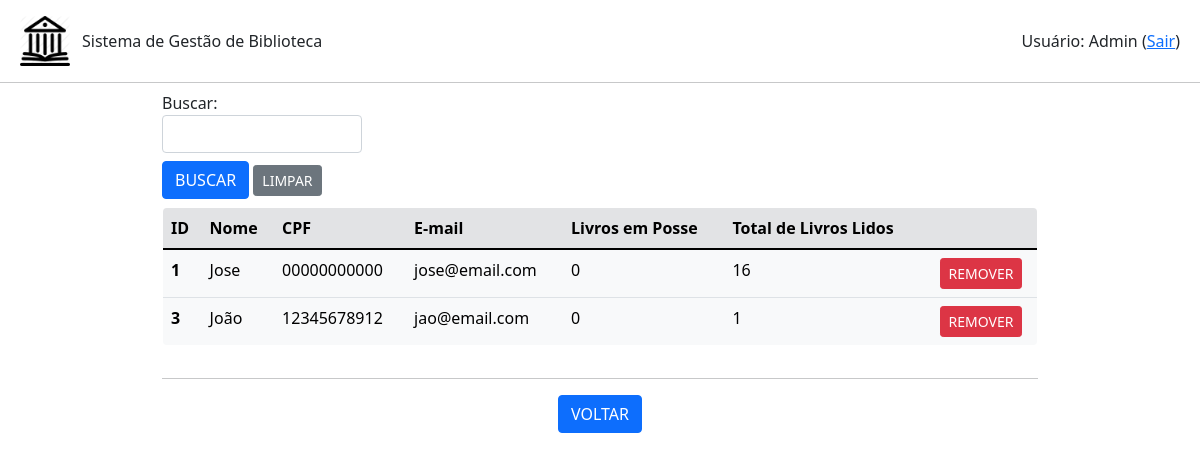
Page /ficha/listar (signed in) on the earlier database version.
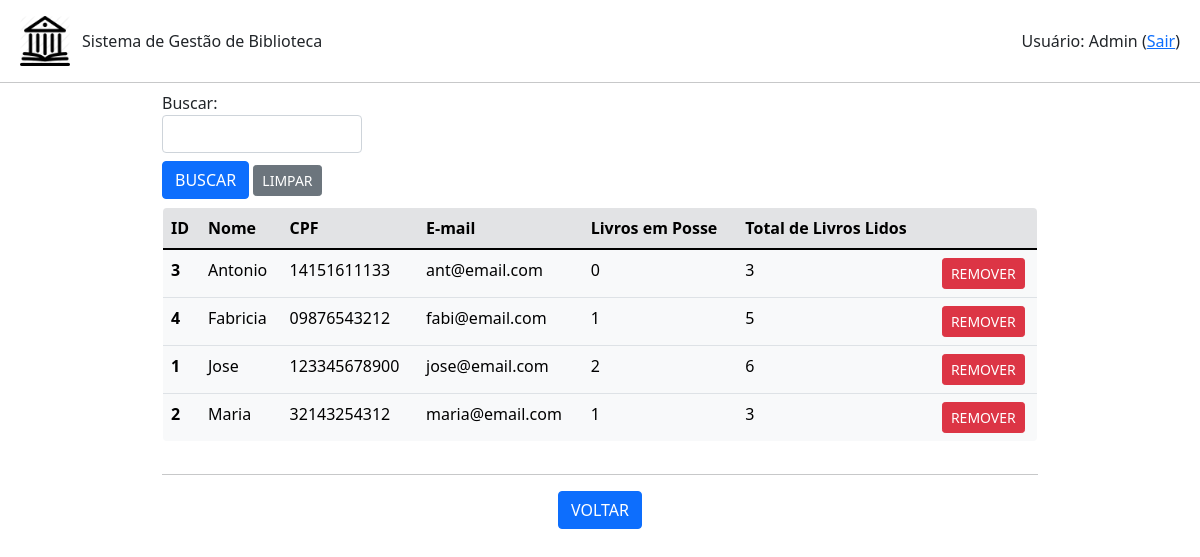
Same page on the later database version.
### ficha.py (models this page shows, shortened)
class Ficha(db.Model):
    id = db.Column(db.Integer, primary_key=True)
    nome = db.Column(db.String(200), unique=False, nullable=False)
    cpf = db.Column(db.String(20), unique=True, nullable=False)
    email = db.Column(db.String(120), unique=True, nullable=False)
    ativo = db.Column(db.Boolean(), default=False)
    qtdLivros = db.Column(db.Integer, unique=False, nullable=False)
    totalLivros = db.Column(db.Integer, unique=False, nullable=False)
    emprestimo = db.relationship('Emprestimo', backref='ficha', lazy=True)

### app.py (the view, shortened to what this page needs)
@app.route('/ficha/listar', methods=['POST','GET'])
def listar_fichas():
    if session.get('autenticado',False)==False:
        flash(u'Login necessário!', category='warning')
        return(redirect(url_for('login')))
    form = BuscaForm()
    fichas = Ficha.query.order_by(Ficha.nome).all()
    return(render_template('fichas.html', fichas=fichas, form=form, action=url_for('listar_fichas')))

### formBusca.py
class BuscaForm(FlaskForm):
    campo = StringField('Buscar: ', validators=[DataRequired()])
    enviar = SubmitField('BUSCAR')

### templates/fichas.html (shortened to what this page needs)
{% extends "base.html" %}
{% block conteudo %}
<div class="container-fluid mx-auto" style="width: 75%;">
    {% from 'bootstrap/form.html' import render_field %}
    <form method="post">
        <div class="mt-2" style="width: 200px;">
            {{ render_field(form.campo) }}
        </div>
        <div class="mt-2 mb-2">
            {{ render_field(form.enviar, button_style="primary", button_size="sm") }}
            <a class="btn btn-secondary btn-sm" href="{{url_for('listar_fichas')}}" role="button">LIMPAR</a>
        </div>
    </form>
    <div style="max-height: 400px; overflow-y: auto;">
        <table class=" table table-light border rounded-3" style="overflow: hidden;">
            <thead>
            <tr class="table-secondary">
                <th scope="col">ID</th>
                <th scope="col">Nome</th>
                <th scope="col">CPF</th>
                <th scope="col">E-mail</th>
                <th scope="col">Livros em Posse</th>
                <th scope="col">Total de Livros Lidos</th>
                <th scope="col"></th>
            </tr>
            </thead>
            <tbody>
                {% for ficha in fichas %}
                    <tr>
                        <th scope="row">{{ficha.id}}</th>
                        <td>{{ficha.nome}}</td>
                        <td>{{ficha.cpf}}</td>
                        <td>{{ficha.email}}</td>
                        <td>{{ficha.qtdLivros}}</td>
                        <td>{{ficha.totalLivros}}</td>
                        <td class="text-center"><a class="btn btn-danger btn-sm" href="{{url_for('remover_ficha', id_ficha=ficha.id)}}" role="button">REMOVER</a></td>
                    </tr>
                {% endfor %}
            </tbody>
        </table>
    </div>
    <hr>
    <div class="row text-center">
        <div class="col mr-1">
            <a class="btn btn-primary" href="{{url_for('root')}}" role="button">VOLTAR</a>
        </div>
    </div>
</div>
{% endblock %}

### templates/base.html (shortened to what this page needs)
<!DOCTYPE html>
<html>
    <head>
      <link href="https://cdn.jsdelivr.net/npm/bootstrap@5.1.3/dist/css/bootstrap.min.css" rel="stylesheet">
    </head>
  <body>
    <div class="row mx-0 mb-3 mt-3">
      <div class="col-md-auto ms-2 my-auto" style="width: 62px;">
          <img src="{{url_for('static', filename='Biblioteca_icon.png')}}" style="width: 50px; height: 50px;">
      </div>
      <div class="col my-auto" style="height: 100%;">
        Sistema de Gestão de Biblioteca
      </div>
      <div class="col text-end me-2 my-auto" style="height: 100%;">
        {% if session.get('autenticado',False)==False %}
          <a class="btn btn-primary" href="{{url_for('login')}}" role="button">Entrar</a>
        {% else %}
          Usuário: {{session.get('nome')}}
          (<a href="{{url_for('logout')}}">Sair</a>)
        {% endif %}
      </div>
    </div>
    <hr class="my-0">
    {% block conteudo %}
    {% endblock %}
  </body>
</html>

Differences in the rows shown:
changed Ficha id 3: nome "João" → "Antonio"; cpf "12345678912" → "14151611133"; email "jao@email.com" → "ant@email.com"; totalLivros "1" → "3"; moves up the list
added Ficha: id "4", nome "Fabricia", cpf "09876543212", email "fabi@email.com", qtdLivros "1", totalLivros "5"
changed Ficha "Jose": cpf "00000000000" → "123345678900"; qtdLivros "0" → "2"; totalLivros "16" → "6"
added Ficha: id "2", nome "Maria", cpf "32143254312", email "maria@email.com", qtdLivros "1", totalLivros "3"
